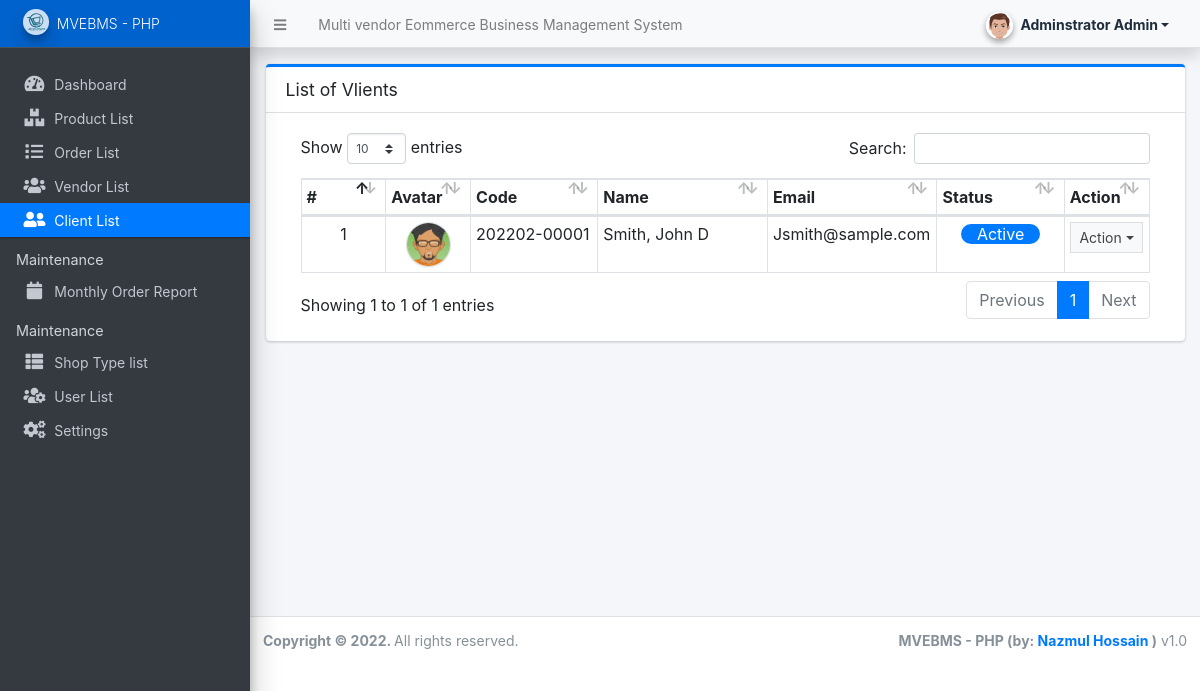
/admin/?page=clients (signed in), run on the app's committed database.
### tables this page shows
CREATE TABLE `client_list` (
  `id` int(30) NOT NULL,
  `code` varchar(100) NOT NULL,
  `firstname` text NOT NULL,
  `middlename` text DEFAULT NULL,
  `lastname` text NOT NULL,
  `gender` text NOT NULL,
  `contact` text NOT NULL,
  `address` text NOT NULL,
  `email` text NOT NULL,
  `password` text NOT NULL,
  `avatar` text DEFAULT NULL,
  `status` tinyint(1) NOT NULL DEFAULT 1,
  `delete_flag` tinyint(1) NOT NULL DEFAULT 0,
  `date_created` datetime NOT NULL DEFAULT current_timestamp(),
  `date_updated` datetime DEFAULT NULL ON UPDATE current_timestamp()
);

### config.php (called while the page is built, shortened)
<?php
function validate_image($file){
    $file = explode("?",$file)[0];
	if(!empty($file)){
		if(is_file(base_app.$file)){
			return base_url.$file;
		}else{
			return base_url.'dist/img/no-image-available.png';
		}
	}else{
		return base_url.'dist/img/no-image-available.png';
	}
}
?>

### admin/clients/index.php (the view, shortened to what this page needs)
<div class="card card-outline card-primary">
	<div class="card-header">
		<h3 class="card-title">List of Vlients</h3>
	</div>
	<div class="card-body">
		<div class="container-fluid">
        <div class="container-fluid">
			<table class="table table-bordered table-stripped">
				<colgroup>
					<col width="10%">
					<col width="10%">
					<col width="15%">
					<col width="20%">
					<col width="20%">
					<col width="15%">
					<col width="10%">
				</colgroup>
				<thead>
					<tr>
						<th>#</th>
						<th>Avatar</th>
						<th>Code</th>
						<th>Name</th>
						<th>Email</th>
						<th>Status</th>
						<th>Action</th>
					</tr>
				</thead>
				<tbody>
					<?php
					$i = 1;
						$qry = $conn->query("SELECT *,CONCAT(lastname, ', ', firstname,' ', COALESCE(middlename)) as `name` from `client_list` where delete_flag = 0 order by CONCAT(lastname, ', ', firstname,' ', COALESCE(middlename)) asc ");
						while($row = $qry->fetch_assoc()):
					?>
						<tr>
							<td class="text-center"><?php echo $i++; ?></td>
							<td class="text-center"><img src="<?php echo validate_image($row['avatar']) ?>" class="img-avatar img-thumbnail p-0 border-2" alt="client_avatar"></td>
							<td><?php echo ($row['code']) ?></td>
							<td><?php echo ucwords($row['name']) ?></td>
							<td><?php echo ucwords($row['email']) ?></td>
							<td class="text-center">
								<?php if($row['status'] == 1): ?>
									<span class="bage badge-primary px-3 rounded-pill">Active</span>
								<?php else: ?>
									<span class="bage badge-danger px-3 rounded-pill">Inactive</span>
								<?php endif; ?>
							</td>
							<td align="center">
								 <button type="button" class="btn btn-flat btn-default btn-sm dropdown-toggle dropdown-icon" data-toggle="dropdown">
				                  		Action
				                  </button>
							</td>
						</tr>
					<?php endwhile; ?>
				</tbody>
			</table>
		</div>
		</div>
	</div>
</div>

### admin/clients/index.php (style rules this page uses)
.img-avatar { width:45px; height:45px; object-fit:cover; object-position:center center; border-radius:100%; }

### data on the page
client_list: code "202202-00001", name "Smith, John D", email "Jsmith@sample.com", status "Active"

### other printed values
$_settings->info('name') "Multi vendor Eommerce Business Management System"
$_settings->userdata('firstname').' '.$_settings->userdata('lastname') "Adminstrator Admin"
$_settings->info('short_name') "MVEBMS - PHP"
